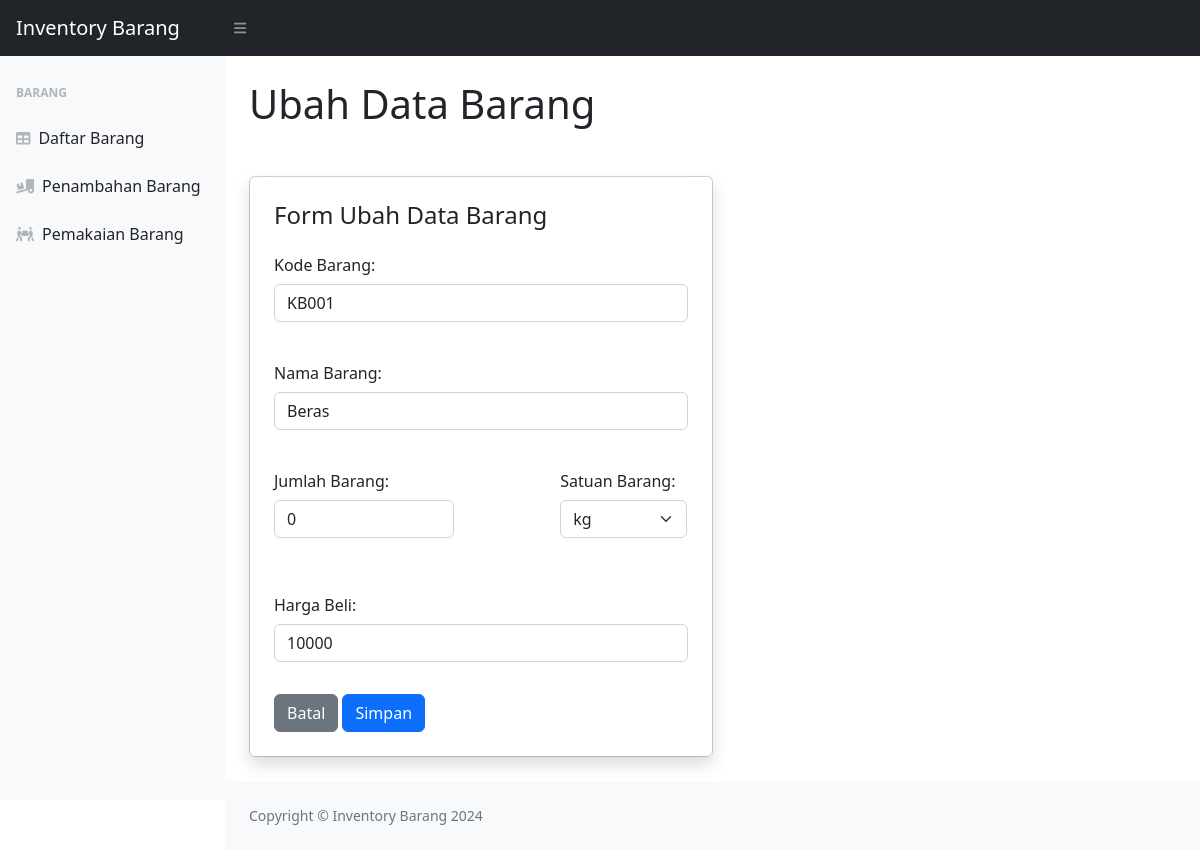
The app's page /ubah.php?id=2 with its own data.
### tables this page shows
CREATE TABLE `barang` (
  `id_barang` int(10) NOT NULL,
  `kode_barang` varchar(20) NOT NULL,
  `nama_barang` varchar(50) NOT NULL,
  `jumlah_barang` int(10) NOT NULL,
  `satuan_barang` varchar(20) NOT NULL,
  `harga_beli` double(20,0) NOT NULL,
  `status_barang` tinyint(1) NOT NULL
);

### function.php (called while the page is built, shortened)
<?php
$host = "localhost";
$user = "root";
$pass = "";
$db = "inventory";
$conn = mysqli_connect($host, $user, $pass, $db);
function query($query)
{
    global $conn;
    $result = mysqli_query($conn, $query);
    $rows = [];
    while ($row = mysqli_fetch_assoc($result)) {
        $rows[] = $row;
    }
    return $rows;
}

### ubah.php (the view, shortened to what this page needs)
<?php
require 'function.php';
$id = $_GET["id"];
if ($id) {
    $barang = query("SELECT * FROM barang WHERE id_barang = $id");
    if (count($barang) > 0) {
        $barang = $barang[0];
    } else {
        $_SESSION['message'] = "Data barang tidak ditemukan.";
        $_SESSION['msg_type'] = "danger";
        header("Location: index.php");
        exit;
    }
} else {
    $_SESSION['message'] = "ID barang tidak valid.";
    $_SESSION['msg_type'] = "danger";
    header("Location: index.php");
    exit;
}
?>
<!DOCTYPE html>
<html lang="en">
<head>
    <link href="https://cdn.jsdelivr.net/npm/simple-datatables@7.1.2/dist/style.min.css" rel="stylesheet" />
    <link href="css/styles.css" rel="stylesheet" />
</head>
<body class="sb-nav-fixed">
    <nav class="sb-topnav navbar navbar-expand navbar-dark bg-dark">
        <a class="navbar-brand ps-3" href="index.php">Inventory Barang</a>
        <button class="btn btn-link btn-sm order-1 order-lg-0 me-4 me-lg-0" id="sidebarToggle" href="#!"><i class="fas fa-bars"></i></button>
    </nav>
    <div id="layoutSidenav">
        <div id="layoutSidenav_nav">
            <nav class="sb-sidenav accordion sb-sidenav-light" id="sidenavAccordion">
                <div class="sb-sidenav-menu">
                    <div class="nav">
                        <div class="sb-sidenav-menu-heading">Barang</div>
                        <a class="nav-link" href="index.php">
                            <div class="sb-nav-link-icon"><i class="fas fa-table"></i></div>
                            Daftar Barang
                        </a>
                        <a class="nav-link" href="penambahan.php">
                            <div class="sb-nav-link-icon"><i class="fa-solid fa-truck-ramp-box"></i></div>
                            Penambahan Barang
                        </a>
                        <a class="nav-link" href="pemakaian.php">
                            <div class="sb-nav-link-icon"><i class="fa-solid fa-people-carry-box"></i></div>
                            Pemakaian Barang
                        </a>
                    </div>
                </div>
            </nav>
        </div>
        <div id="layoutSidenav_content">
            <main>
                <div class="container-fluid px-4">
                    <h1 class="mt-4 mb-5">Ubah Data Barang</h1>
                    <div class="card col-sm-6 mb-4">
                        <div class="card-body shadow p-4">
                            <h4 class="mb-3">Form Ubah Data Barang</h4>
                            <form action="" method="post" class="row g-3">
                                <div class="mb-3">
                                    <label for="kode-barang" class="col-form-label">Kode Barang:</label>
                                    <input type="text" class="form-control" id="kode" name="kode" value="<?= $barang["kode_barang"] ?>" required>
                                </div>
                                <div class=" mb-3">
                                    <label for="nama-barang" class="col-form-label">Nama Barang:</label>
                                    <input type="text" class="form-control" name="nama" id="nama" value="<?= $barang["nama_barang"] ?>" required>
                                </div>
                                <div class=" mb-3 col col-sm-8">
                                    <div class="mb-3 col col-sm-8">
                                        <label for="jumlah-barang" class="col-form-label">Jumlah Barang:</label>
                                        <input type="number" class="form-control" name="jumlah" id="jumlah" value="<?= $barang["jumlah_barang"] ?>" required>
                                    </div>
                                </div>
                                <div class=" mb-3 col col-sm-4">
                                    <label for="satuan-barang" class="col-form-label">Satuan Barang:</label>
                                    <select name="satuan" id="satuan" class="form-select" value="<?= $barang["satuan_barang"] ?>" required>
                                        <option value="kg" <?= $barang["satuan_barang"] == "kg" ? "selected" : "" ?>>kg</option>
                                    </select>
                                </div>
                                <div class="mb-3">
                                    <label for="harga" class="col-form-label">Harga Beli:</label>
                                    <input type="number" class="form-control" name="harga" id="harga" value="<?= $barang["harga_beli"] ?>" required>
                                </div>
                                <div class=" footer">
                                    <button type="button" class="btn btn-secondary" onclick="window.location.href='index.php'">Batal</button>
                                    <button type="submit" name="submit" class="btn btn-primary">Simpan</button>
                                </div>
                            </form>
                        </div>
                    </div>
                </div>
            </main>
            <footer class="py-4 bg-light mt-auto">
                <div class="container-fluid px-4">
                    <div class="d-flex align-items-center justify-content-between small">
                        <div class="text-muted">Copyright &copy; Inventory Barang 2024</div>
                    </div>
                </div>
            </footer>
        </div>
    </div>
</body>
</html>

### records on screen
barang: kode "KB001", nama "Beras", jumlah "0", satuan "kg", harga "10000"
